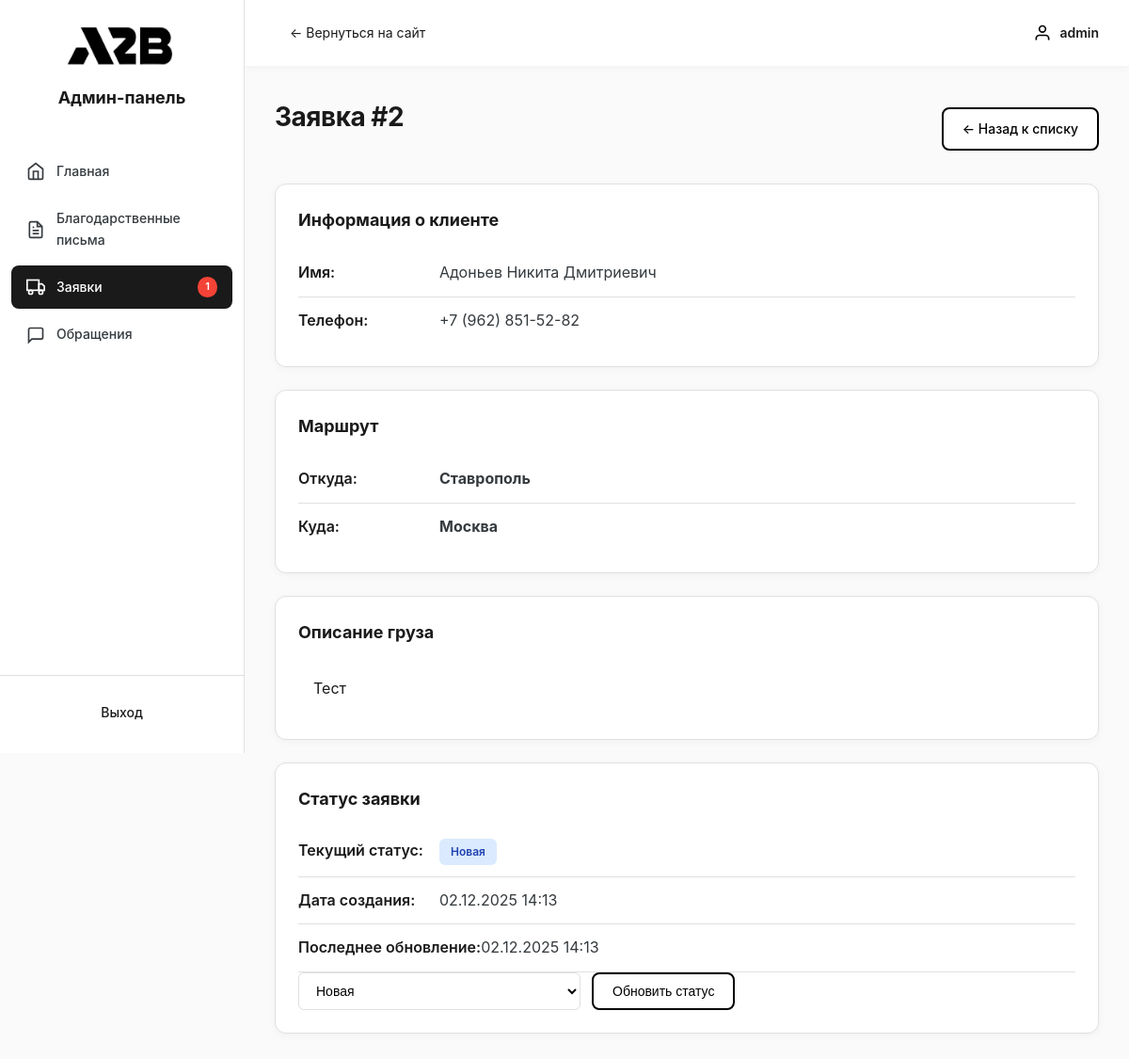
The page /public/admin/pages/order-view.php?id=2 (signed in) on the database its author committed.
### tables this page shows
CREATE TABLE `orders` (
  `id` int(11) NOT NULL,
  `user_id` int(11) DEFAULT NULL COMMENT 'ID пользователя',
  `name` varchar(255) NOT NULL COMMENT 'Имя клиента',
  `phone` varchar(50) NOT NULL COMMENT 'Телефон',
  `cargo_description` text NOT NULL COMMENT 'Описание груза',
  `city_from` varchar(255) NOT NULL COMMENT 'Город отправления',
  `city_to` varchar(255) NOT NULL COMMENT 'Город назначения',
  `status` enum('new','in_progress','completed','cancelled') DEFAULT 'new' COMMENT 'Статус заявки',
  `created_at` timestamp NOT NULL DEFAULT current_timestamp() COMMENT 'Дата создания',
  `updated_at` timestamp NOT NULL DEFAULT current_timestamp() ON UPDATE current_timestamp() COMMENT 'Дата обновления'
);

### public/admin/pages/order-view.php (the view, shortened to what this page needs)
<?php
$database = new Database();
$db = $database->getConnection();
$id = $_GET['id'] ?? 0;
$query = "SELECT * FROM orders WHERE id = :id";
$stmt = $db->prepare($query);
$stmt->bindParam(':id', $id);
$stmt->execute();
$order = $stmt->fetch(PDO::FETCH_ASSOC);
$status_labels = [
    'new' => ['Новая', 'status-new'],
    'in_progress' => ['В работе', 'status-progress'],
    'completed' => ['Завершена', 'status-completed'],
    'cancelled' => ['Отменена', 'status-cancelled']
];
?>
<!DOCTYPE html>
<html lang="ru">
<head>
    <link rel="stylesheet" href="../css/admin.css">
</head>
<body>
    <div class="admin-layout">
        <?php include '../includes/sidebar.php'; ?>
        <div class="admin-main">
            <?php include '../includes/header.php'; ?>
            <div class="admin-content">
                <div class="content-header">
                    <h1 class="page-title">Заявка #<?php echo $order['id']; ?></h1>
                    <a href="orders.php" class="btn btn-secondary">← Назад к списку</a>
                </div>
                <div class="contact-detail">
                    <div class="detail-card">
                        <h3>Информация о клиенте</h3>
                        <div class="detail-row">
                            <div class="detail-label">Имя:</div>
                            <div class="detail-value"><?php echo htmlspecialchars($order['name']); ?></div>
                        </div>
                        <div class="detail-row">
                            <div class="detail-label">Телефон:</div>
                            <div class="detail-value">
                                <a href="tel:<?php echo htmlspecialchars($order['phone']); ?>">
                                    <?php echo htmlspecialchars($order['phone']); ?>
                                </a>
                            </div>
                        </div>
                    </div>
                    <div class="detail-card">
                        <h3>Маршрут</h3>
                        <div class="detail-row">
                            <div class="detail-label">Откуда:</div>
                            <div class="detail-value"><strong><?php echo htmlspecialchars($order['city_from']); ?></strong></div>
                        </div>
                        <div class="detail-row">
                            <div class="detail-label">Куда:</div>
                            <div class="detail-value"><strong><?php echo htmlspecialchars($order['city_to']); ?></strong></div>
                        </div>
                    </div>
                    <div class="detail-card">
                        <h3>Описание груза</h3>
                        <div class="message-content">
                            <?php echo nl2br(htmlspecialchars($order['cargo_description'])); ?>
                        </div>
                    </div>
                    <div class="detail-card">
                        <h3>Статус заявки</h3>
                        <div class="detail-row">
                            <div class="detail-label">Текущий статус:</div>
                            <div class="detail-value">
                                <span class="status <?php echo $status_labels[$order['status']][1]; ?>">
                                    <?php echo $status_labels[$order['status']][0]; ?>
                                </span>
                            </div>
                        </div>
                        <div class="detail-row">
                            <div class="detail-label">Дата создания:</div>
                            <div class="detail-value"><?php echo date('d.m.Y H:i', strtotime($order['created_at'])); ?></div>
                        </div>
                        <div class="detail-row">
                            <div class="detail-label">Последнее обновление:</div>
                            <div class="detail-value"><?php echo date('d.m.Y H:i', strtotime($order['updated_at'])); ?></div>
                        </div>
                        <form method="POST" class="status-form">
                            <select name="status" class="status-select">
                                <option value="new" <?php echo $order['status'] == 'new' ? 'selected' : ''; ?>>Новая</option>
                            </select>
                            <button type="submit" class="btn btn-primary">Обновить статус</button>
                        </form>
                    </div>
                </div>
            </div>
        </div>
    </div>
</body>
</html>

### public/admin/css/admin.css (style rules this page uses)
:root { --color-onyx: #222526; --color-graphite: #353A3E; --color-platinum: #E0E0E0; --color-jet-black: #1A1A1A; --color-ash: #BFBFBF; --color-white: #ffffff; --color-primary: var(--color-jet-black); --color-primary-hover: var(--color-graphite); --color-text: var(--color-jet-black); --color-text-secondary: var(--color-graphite); --color-text-light: var(--color-ash); --color-background: #fafafa; --color-border: #e0e0e0; --color-success: #4CAF50; --color-warning: #FF9800; --color-error: #f44336; --color-info: #2196F3; --shadow-sm: 0 2px 8px rgba(0, 0, 0, 0.04); --shadow-md: 0 4px 12px rgba(0, 0, 0, 0.08); --shadow-lg: 0 8px 24px rgba(0, 0, 0, 0.12); }
* { margin: 0; padding: 0; box-sizing: border-box; }
body { font-family: -apple-system, BlinkMacSystemFont, 'Segoe UI', Roboto, 'Helvetica Neue', Arial, sans-serif; background: var(--color-background); color: var(--color-text); line-height: 1.6; }
.admin-layout { display: flex; min-height: 100vh; }
.admin-main { flex: 1; margin-left: 260px; display: flex; flex-direction: column; }
.admin-content { padding: 32px; flex: 1; background: var(--gray-50); min-height: 100vh; }
.page-title { font-size: 28px; font-weight: 700; color: var(--gray-900); margin-bottom: 24px; }
.content-header { display: flex; justify-content: space-between; align-items: center; margin-bottom: 24px; background: transparent; }
.btn { padding: 10px 20px; border: 2px solid #000; border-radius: 8px; cursor: pointer; text-decoration: none; display: inline-flex; align-items: center; gap: 8px; font-size: 14px; font-weight: 500; transition: all 0.2s; background: white; color: #000; }
.btn-primary { background: white; color: #000; border: 2px solid #000; }
.btn-secondary { background: white; color: #000; border: 2px solid #000; }
.status { padding: 4px 12px; border-radius: 6px; font-size: 12px; font-weight: 600; display: inline-block; }
.status-new { background: #DBEAFE; color: #1E40AF; }
.testimonial-form, .status-form { max-width: 800px; }
.form-group input[type="text"], .form-group input[type="email"], .form-group input[type="password"], .form-group textarea, .form-group input[type="file"], .form-group select, .status-select { width: 100%; padding: 12px; border: 1px solid var(--gray-300); border-radius: 8px; font-size: 14px; transition: border-color 0.2s; }
.contact-detail { display: grid; gap: 24px; }
.detail-card { background: white; border-radius: 12px; padding: 24px; border: 1px solid var(--gray-200); }
.detail-card h3 { font-size: 18px; margin-bottom: 16px; color: var(--gray-900); }
.detail-row { display: flex; padding: 12px 0; border-bottom: 1px solid var(--gray-100); }
.detail-row:last-child { border-bottom: none; }
.detail-label { font-weight: 600; color: var(--gray-700); min-width: 150px; }
.detail-value { color: var(--gray-900); }
.detail-value a { color: var(--primary); text-decoration: none; }
.message-content { background: var(--gray-50); padding: 16px; border-radius: 8px; line-height: 1.6; }
.status-form { display: flex; gap: 12px; align-items: center; }
.status-select { flex: 1; max-width: 300px; }
.detail-card { background: var(--color-white); border: 1px solid var(--color-border); box-shadow: var(--shadow-sm); }
.detail-card h3 { color: var(--color-text); }
.detail-row { border-bottom: 1px solid var(--color-border); }
.detail-label { color: var(--color-text); }
.detail-value { color: var(--color-text-secondary); }
.page-title { color: var(--color-text); letter-spacing: -0.5px; }
input[type="text"], input[type="email"], input[type="tel"], input[type="number"], input[type="date"], input[type="password"], textarea, select, .status-select { background: var(--color-white) !important; border: 1px solid var(--color-border); padding: 10px 14px; border-radius: 6px; font-size: 14px; transition: all 0.3s ease; }

### rows shown on the page
orders: id "2", name "Адоньев Никита Дмитриевич", phone "+7 (962) 851-52-82", city_from "Ставрополь", city_to "Москва", cargo_description "Тест", status "Новая", created_at "02.12.2025 14:13", updated_at "02.12.2025 14:13"

### other values the page prints
$new_orders_count "1"
$_SESSION['admin_username'] "admin"
